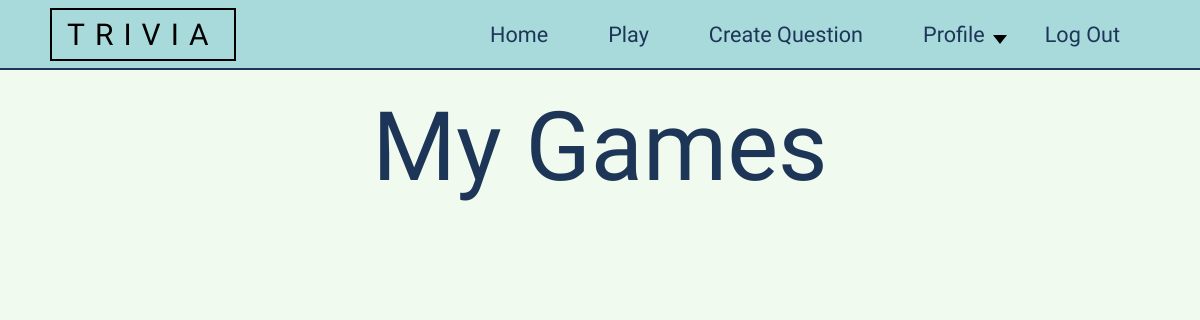
/games/mine/ (signed in), run on an earlier commit of the app's database.
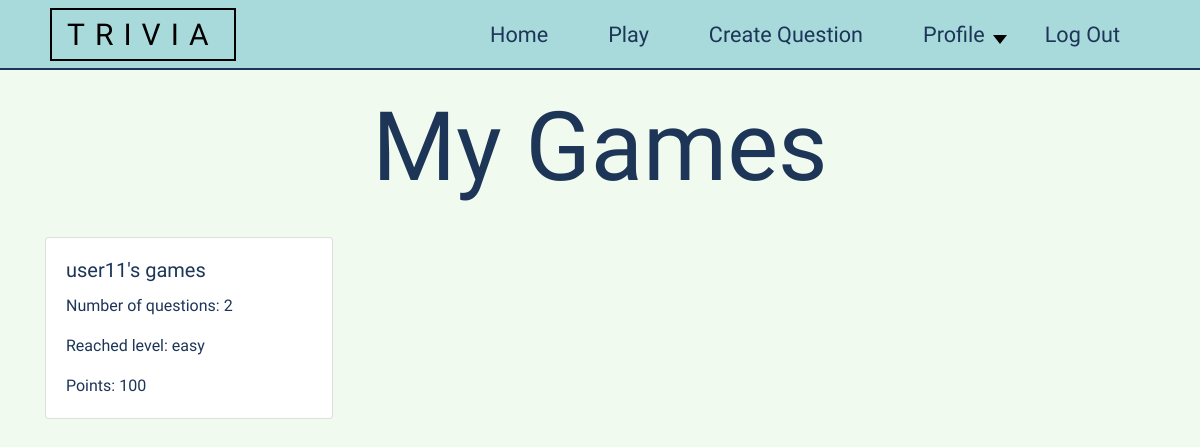
And on a later commit of the database.
### games/models.py (models this page shows, shortened)
class PlayedGames(models.Model):
    player = models.ForeignKey(User, on_delete=models.CASCADE)
    number_of_questions = models.PositiveIntegerField(validators=[MinValueValidator(0), MaxValueValidator(15)], default=0)
    last_level = models.ForeignKey(Level, on_delete=models.CASCADE, blank=False)
    points = models.PositiveIntegerField(default=0)

### questions/models.py (models this page shows)
class Level(models.Model):
    name = models.CharField(max_length=30)
    points = models.PositiveIntegerField(validators=[MinValueValidator(10)])
    def __str__(self):
        return f"{self.name}"

### games/views.py (the view)
# urls.py: path('mine/', views.UserGamesList.as_view(), name='my-games'),
class UserGamesList(LoginRequiredMixin, generic.ListView):
    model = PlayedGames
    template_name = 'my_games_list.html'
    context_object_name = 'games'
    def get_queryset(self):
        player_id = int(self.request.user.id)
        try:
            player = User.objects.all().filter(pk=player_id)[0]
            games = PlayedGames.objects.all().filter(player=player)
            return games
        except:
            return []

### games/templates/my_games_list.html
{% extends 'index.html' %}
{% block 'body' %}
<div class="row" style="z-index: 0;">
    <h1 style="font-size: 8vw; width: 50%; margin-left: 25%; text-align: center;">My Games</h1>
    {% for g in games %}
    <div class="col-lg-4">
        <div class="card" style="width: 18rem; margin-top: 2vw">
            <div class="card-body">
                <h5 class="card-title">{{g.player.username}}'s games</h5>
                <p class="card-text">Number of questions: {{g.number_of_questions}}</p>
                <p class="card-text">Reached level: {{g.last_level}}</p>
                <p class="card-text">Points: {{g.points}}</p>
            </div>
        </div>
    </div>
    {% endfor %}
</div>
{% endblock %}

What changed in the data, as far as the page shows it:
added PlayedGames: player.username "user11", number_of_questions "2", last_level "easy", points "100"
